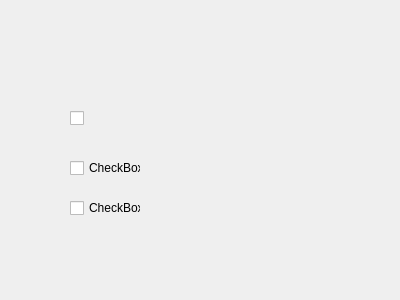
<?xml version="1.0" encoding="UTF-8"?>
<ui version="4.0">
 <class>Widget</class>
 <widget class="QWidget" name="Widget">
  <property name="geometry">
   <rect>
    <x>0</x>
    <y>0</y>
    <width>400</width>
    <height>300</height>
   </rect>
  </property>
  <property name="windowTitle">
   <string>Widget</string>
  </property>
  <widget class="QCheckBox" name="checkBox">
   <property name="geometry">
    <rect>
     <x>70</x>
     <y>110</y>
     <width>71</width>
     <height>16</height>
    </rect>
   </property>
   <property name="text">
    <string/>
   </property>
   <property name="icon">
    <iconset>
     <normaloff>../Image/face.png</normaloff>../Image/face.png</iconset>
   </property>
   <property name="checked">
    <bool>false</bool>
   </property>
  </widget>
  <widget class="QCheckBox" name="checkBox_2">
   <property name="geometry">
    <rect>
     <x>70</x>
     <y>160</y>
     <width>71</width>
     <height>16</height>
    </rect>
   </property>
   <property name="text">
    <string>CheckBox</string>
   </property>
  </widget>
  <widget class="QCheckBox" name="checkBox_3">
   <property name="geometry">
    <rect>
     <x>70</x>
     <y>200</y>
     <width>71</width>
     <height>16</height>
    </rect>
   </property>
   <property name="text">
    <string>CheckBox</string>
   </property>
  </widget>
 </widget>
 <layoutdefault spacing="6" margin="11"/>
 <resources/>
 <connections/>
</ui>
